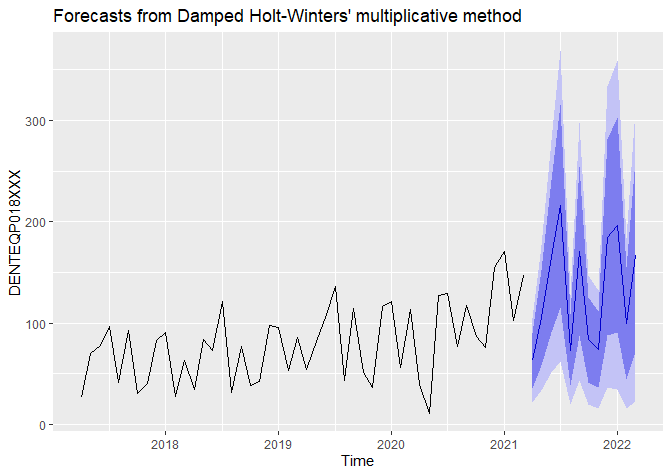

This figure's R source:
library(forecast)
library(fpp2)
library(ggplot2)
library(expsmooth)
library(fma)
library(readxl)

data = read_excel('C:\\Users\\rohit\\OneDrive\\Desktop\\PROJECT\\DENTEQP018XXX\\data.xlsx')
DENTEQP018XXX = ts(data$Demand,start=c(2017,4),frequency=12)

autoplot(DENTEQP018XXX,xlab = 'Year')


hw.mult.damp = hw(DENTEQP018XXX,seasonal="multiplicative",damped=TRUE,h=12)
autoplot(hw.mult.damp)


summary(hw.mult.damp)

accuracy(hw.mult.damp)
